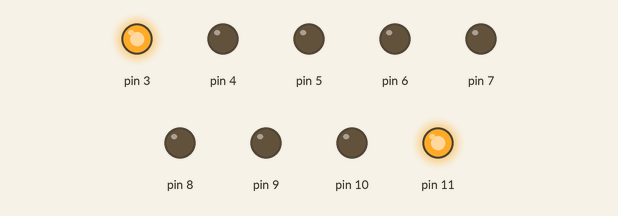
Simulated run of this sketch. Board: Arduino Uno, built with avr-gcc and run on an emulated ATmega328P. Shown: output pins drawn as LEDs (lit = HIGH). At 57.0 s the program stops and its outputs stay as they are.

Above: at 0.1 s.
At 6.1 s:
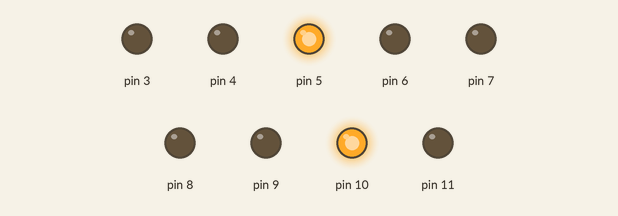
At 20.1 s:
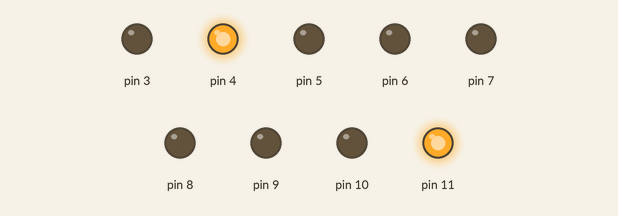
At 26.1 s:
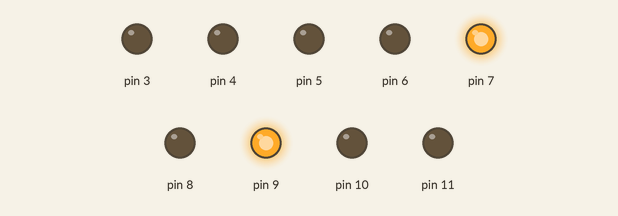
Timing chart, 0 to 27.6 s (numbered marks = the images above):
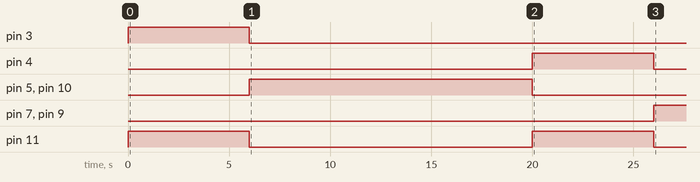

The sketch:

linear_arm_control_final.ino
```cpp
// 리니어 엑추에이터 로봇 팔의 최종 테스트 때 사용한 코드로, 필터 회수 기능을 실행할 수 있습니다.

float tx = 0;
float dtx = 10;
float dty = 0;
float v = 0.01;
float px = 10;
float py = 10;
float R = 380;
float y_n;
float y_n1;
float t_total;

void setup() {
  // 시리얼 통신 활성화
  Serial.begin(9600);

  // 아두이노 핀 활성화
  pinMode(5, OUTPUT);
  pinMode(6, OUTPUT);
  pinMode(10, OUTPUT);
  pinMode(3, OUTPUT);
  pinMode(4, OUTPUT);
  pinMode(11, OUTPUT);
  pinMode(9, OUTPUT);
  pinMode(8, OUTPUT);
  pinMode(7, OUTPUT);
}

void loop() {
  //circle_drawing();  // 원 궤적 그리기 코드로, 테스트에서는 안정성을 위해 코드를 분리하여 실행하였으므로 주석 처리함.
  //nomal_move_x(0, 28000);  // 원점 복귀 코드로, 테스트에서는 안정성을 위해 다른 코드를 실행하였으므로 주석 처리함.
  //nomal_move_y(0, 28000);  // 원점 복귀 코드로, 테스트에서는 안정성을 위해 다른 코드를 실행하였으므로 주석 처리함.

  // 필터 회수 동작을 실행하는 코드
  nomal_move_x(1, 6000);
  nomal_move_y(1, 14000);
  nomal_move_x(0, 6000);
  nomal_move_z(1, 25000);
  nomal_move_x(1, 6000);
  end();  // 프로그램 종료 코드
}

void circle_drawing(){
  // 원 궤적 그리기 코드
  tx += dtx;
  px += dtx*v;
  y_n = R - sqrt((R*R) - (v*v)*(tx*tx));
  y_n1 = R - sqrt((R*R) - (v*v)*((tx+dtx)*(tx+dtx)));
  dty = (y_n1 - y_n)/v;

  if(dty>dtx){
    moveActuators_xy(255, dtx);
    moveActuators_y(255, (dty-dtx));
  }
  else{
    moveActuators_xy(255, dty);
    moveActuators_x(255, (dtx-dty));
  }

  py += v*dty;
  t_total += 10 + int(dty);
  Serial.println(t_total);
}

// 원 궤적 그리기와 관련된 리니어 액추에이터 제어 함수들
void moveActuators_x(float vx, float time) {
    // 주어진 시간 동안 x축의 리니어 엑추에이터 작동
    digitalWrite(3, HIGH);
    digitalWrite(4, LOW);
    analogWrite(11, vx);
    delay(time);
    digitalWrite(3, LOW);
    digitalWrite(4, LOW);
    analogWrite(11, 0);
}

void moveActuators_y(float vy, float time) {
    // 주어진 시간 동안 y축의 리니어 엑추에이터 작동
    digitalWrite(5, HIGH);
    digitalWrite(6, LOW);
    analogWrite(10, vy);
    delay(time);
    digitalWrite(5, LOW);
    digitalWrite(6, LOW);
    analogWrite(10, 0);
}

void moveActuators_xy(float v, float time) {
    // x축과 y축 액추에이터를 주어진 시간 동안 동시에 작동
    digitalWrite(3, HIGH);
    digitalWrite(4, LOW);
    analogWrite(11, v);
    digitalWrite(5, HIGH);
    digitalWrite(6, LOW);
    analogWrite(10, v);
    delay(time);
    digitalWrite(3, LOW);
    digitalWrite(4, LOW);
    analogWrite(11, 0);
    digitalWrite(5, LOW);
    digitalWrite(6, LOW);
    analogWrite(10, 0);
}

// 프로그램 종료 함수 (무한 대기)
void stopActuators() {
    Serial.println("Drawing completed.");
    while (1); // 무한 대기
}

// 기본적인 리니어 엑추에이터 제어 함수들
void nomal_move_x(int dir, int time){
    // 주어진 시간과 방향으로 x축 리니어 엑추에이터 작동
    if(dir==1){
      digitalWrite(3, HIGH);
      digitalWrite(4, LOW);
      analogWrite(11, 255);
      delay(time);
    }
    else{
      digitalWrite(4, HIGH);
      digitalWrite(3, LOW);
      analogWrite(11, 255);
      delay(time);
    }
    digitalWrite(3, LOW);
    digitalWrite(4, LOW);
    analogWrite(11, 0);
}

void nomal_move_y(int dir, int time){
    // 주어진 시간과 방향으로 y축 리니어 엑추에이터 작동
    if(dir==1){
      digitalWrite(5, HIGH);
      digitalWrite(6, LOW);
      analogWrite(10, 255);
      delay(time);
    }
    else{
      digitalWrite(6, HIGH);
      digitalWrite(5, LOW);
      analogWrite(10, 255);
      delay(time);
    }
    digitalWrite(5, LOW);
    digitalWrite(6, LOW);
    analogWrite(10, 0);
}

void nomal_move_z(int dir, int time){
    // 주어진 시간과 방향으로 z축 리니어 엑추에이터 작동
    if(dir==1){
      digitalWrite(7, HIGH);
      digitalWrite(8, LOW);
      analogWrite(9, 255);
      delay(time);
    }
    else{
      digitalWrite(8, HIGH);
      digitalWrite(7, LOW);
      analogWrite(9, 255);
      delay(time);
    }
    digitalWrite(7, LOW);
    digitalWrite(8, LOW);
    analogWrite(9, 0);
}

// 종료 코드(무한 대기)
void end(){
  while(1){
    // 종료
  }
}

// 본 코드 작성에는 Chat GPT가 활용 되었음.
```

Measured:
- by itself, pin 3: LOW → HIGH at 0.00 s, → LOW 6.0 s later
- by itself, pin 4: LOW → HIGH at 20.0 s, → LOW 6.0 s later
- by itself, pin 5, pin 10: LOW → HIGH at 6.0 s, → LOW 14.0 s later
- by itself, pin 7, pin 9: LOW → HIGH at 26.0 s
- by itself, pin 11: alternates HIGH for 6.0 s and LOW for 14.0 s
